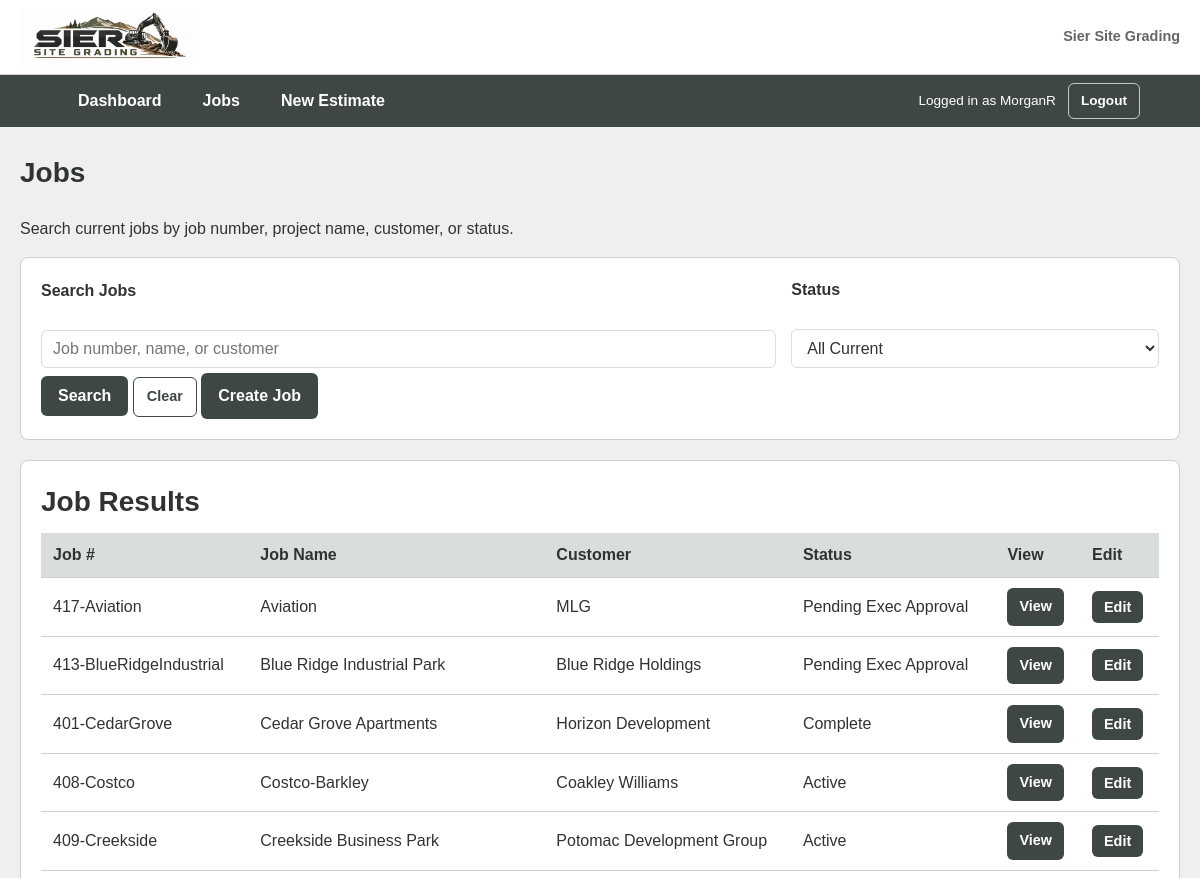
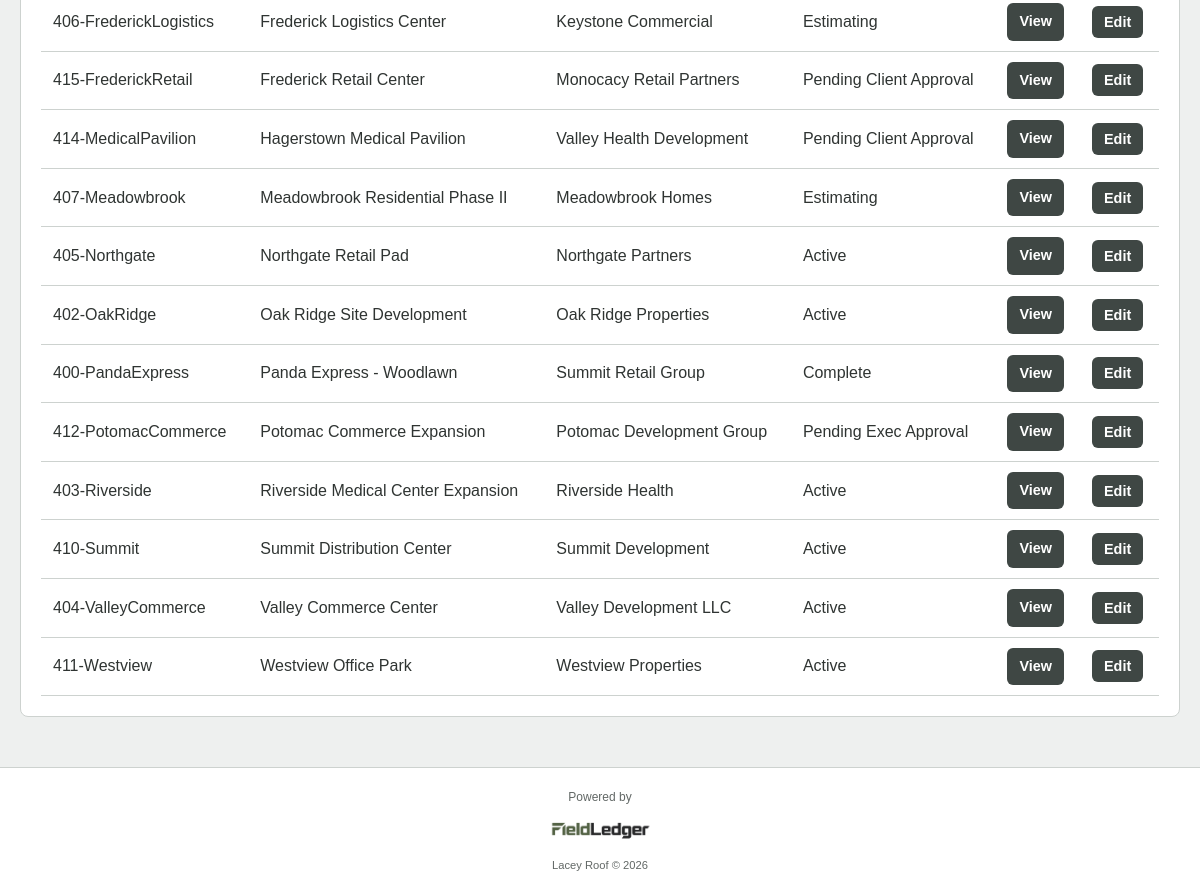
Page /Fieldledger/Views/jobs.php (signed in) on the committed database (2 pictures, top to bottom).
### tables this page shows
CREATE TABLE `jobs` (
  `job_id` int(11) NOT NULL,
  `job_number` varchar(25) DEFAULT NULL,
  `job_name` varchar(100) NOT NULL,
  `customer_name` varchar(100) NOT NULL,
  `address` varchar(150) DEFAULT NULL,
  `city` varchar(75) DEFAULT NULL,
  `state` char(2) DEFAULT NULL,
  `zip_code` varchar(10) DEFAULT NULL,
  `scope_description` text DEFAULT NULL,
  `status` varchar(25) NOT NULL DEFAULT 'Estimating',
  `completed_date` date DEFAULT NULL,
  `contract_value` decimal(12,2) DEFAULT NULL
);

### Fieldledger/Views/jobs.php (the view, shortened to what this page needs)
<?php
require_once '../Config/database.php';
$search = trim($_GET['search'] ?? "");
$status_filter = $_GET['status'] ?? "Current";
$sql = "SELECT * FROM jobs WHERE 1=1";
$sql .= " AND status NOT IN ('Declined', 'Archived')";
$sql .= " ORDER BY job_name";
$stmt = $conn->prepare($sql);
$stmt->execute();
$jobs = $stmt->get_result();
?>
<!DOCTYPE html>
<html lang="en">
<head>
    <link rel="stylesheet" href="../Assets/styles.css">
</head>
<body>
<?php require_once '../Assets/header.php'; ?>
<main>
    <section>
        <h2>Jobs</h2>
        <p>Search current jobs by job number, project name, customer, or status.</p>
    </section>
    <section class="panel">
        <form method="GET" action="jobs.php">
            <div class="job-search-filters">
                <div class="form-group">
                    <label for="search">Search Jobs</label>
                    <input type="text"
                           id="search"
                           name="search"
                           placeholder="Job number, name, or customer"
                           value="<?php echo htmlspecialchars($search); ?>">
                </div>
                <div class="form-group">
                    <label for="status">Status</label>
                    <select id="status" name="status">
                        <option value="Current" <?php if ($status_filter == "Current") echo "selected"; ?>>All Current</option>
                    </select>
                </div>
            </div>
            <button type="submit">Search</button>
            <a href="jobs.php" class="button secondary-button">Clear</a>
            <a href="add_estimate.php" class="button">Create Job</a>
        </form>
    </section>
    <section class="panel">
        <h2>Job Results</h2>
        <?php if ($jobs->num_rows > 0): ?>
            <table>
                <thead>
                    <tr>
                        <th>Job #</th>
                        <th>Job Name</th>
                        <th>Customer</th>
                        <th>Status</th>
                        <th>View</th>
                        <th>Edit</th>
                    </tr>
                </thead>
                <tbody>
                <?php while ($job = $jobs->fetch_assoc()): ?>
                    <tr>
                        <td><?php echo htmlspecialchars($job['job_number']); ?></td>
                        <td><?php echo htmlspecialchars($job['job_name']); ?></td>
                        <td><?php echo htmlspecialchars($job['customer_name']); ?></td>
                        <td><?php echo htmlspecialchars($job['status']); ?></td>
                        <td>
                            <a href="job_view.php?job_id=<?php echo $job['job_id']; ?>"
                               class="button table-button">View</a>
                        </td>
                        <td>
                            <form method="POST" action="jobs.php">
                                <button type="submit" name="edit" class="table-button">Edit</button>
                            </form>
                        </td>
                    </tr>
                <?php endwhile; ?>
                </tbody>
            </table>
        <?php else: ?>
            <p>No jobs found.</p>
        <?php endif; ?>
    </section>
</main>
<?php require_once '../Assets/footer.php'; ?>
</body>
</html>

### Fieldledger/Assets/styles.css (style rules this page uses)
:root { --text-dark: #2f3432; --text: #626866; --background: #eef0ef; --primary: #3f4744; --secondary: #d9dddb; --accent: #7f9973; --white: #ffffff; --border: #cdd2cf; --radius-sm: 6px; --radius-md: 8px; --radius-lg: 10px; --shadow-sm: 0 1px 3px rgba(47, 52, 50, 0.10); --page-width: 1200px; }
* { box-sizing: border-box; }
html { font-size: 100%; width: 100%; max-width: 100%; }
body { width: 100%; max-width: 100%; margin: 0; overflow-x: hidden; font-family: Calibri, Arial, sans-serif; font-size: 1rem; font-weight: 400; line-height: 1.5; background: var(--background); color: var(--text-dark); }
h1, h2, h3, h4, h5 { margin-top: 0; font-family: Calibri, Arial, sans-serif; font-weight: 700; color: var(--text-dark); }
h2 { font-size: 1.75rem; }
p { margin-top: 0; }
a { color: var(--primary); }
main, .container { width: calc(100% - 40px); max-width: var(--page-width); margin: 25px auto; }
.card, .panel { width: 100%; max-width: 100%; background: var(--white); padding: 20px; margin-bottom: 20px; border: 1px solid var(--border); border-radius: var(--radius-md); }
.card h3, .panel h2, .panel h3 { margin-bottom: 10px; }
.button, button { display: inline-block; padding: 10px 16px; background: var(--primary); color: var(--white); text-decoration: none; border: 1px solid transparent; border-radius: var(--radius-sm); cursor: pointer; font-family: Calibri, Arial, sans-serif; font-size: 1rem; font-weight: 700; }
.table-button { padding: 7px 11px; font-size: 0.9rem; }
.secondary-button { padding: 8px 13px; background: var(--white); color: var(--primary); border-color: var(--primary); font-size: 0.9rem; }
form { width: 100%; }
.form-group { margin-bottom: 5px; }
label { display: block; margin-bottom: 3ch; font-weight: 700; color: var(--text-dark); }
input, select, textarea { width: 100%; margin: 0; padding: 9px 11px; font-family: Calibri, Arial, sans-serif; font-size: 1rem; color: var(--text-dark); background: var(--white); border: 1px solid var(--secondary); border-radius: var(--radius-sm); }
table { width: 100%; border-collapse: collapse; background: var(--white); }
thead { background: var(--secondary); }
th { text-align: left; color: var(--text-dark); font-weight: 700; }
th, td { padding: 10px 12px; border-bottom: 1px solid var(--border); }
.job-search-filters { display: grid; grid-template-columns: 2fr 1fr; gap: 15px; align-items: end; }

### rows in the picture
jobs: job_number "417-Aviation", job_name "Aviation", customer_name "MLG", status "Pending Exec Approval"
jobs: job_number "413-BlueRidgeIndustrial", job_name "Blue Ridge Industrial Park", customer_name "Blue Ridge Holdings", status "Pending Exec Approval"
jobs: job_number "401-CedarGrove", job_name "Cedar Grove Apartments", customer_name "Horizon Development", status "Complete"
jobs: job_number "408-Costco", job_name "Costco-Barkley", customer_name "Coakley Williams", status "Active"
jobs: job_number "409-Creekside", job_name "Creekside Business Park", customer_name "Potomac Development Group", status "Active"
jobs: job_number "406-FrederickLogistics", job_name "Frederick Logistics Center", customer_name "Keystone Commercial", status "Estimating"
jobs: job_number "415-FrederickRetail", job_name "Frederick Retail Center", customer_name "Monocacy Retail Partners", status "Pending Client Approval"
jobs: job_number "414-MedicalPavilion", job_name "Hagerstown Medical Pavilion", customer_name "Valley Health Development", status "Pending Client Approval"
jobs: job_number "407-Meadowbrook", job_name "Meadowbrook Residential Phase II", customer_name "Meadowbrook Homes", status "Estimating"
jobs: job_number "405-Northgate", job_name "Northgate Retail Pad", customer_name "Northgate Partners", status "Active"
jobs: job_number "402-OakRidge", job_name "Oak Ridge Site Development", customer_name "Oak Ridge Properties", status "Active"
jobs: job_number "400-PandaExpress", job_name "Panda Express - Woodlawn", customer_name "Summit Retail Group", status "Complete"
jobs: job_number "412-PotomacCommerce", job_name "Potomac Commerce Expansion", customer_name "Potomac Development Group", status "Pending Exec Approval"
jobs: job_number "403-Riverside", job_name "Riverside Medical Center Expansion", customer_name "Riverside Health", status "Active"
jobs: job_number "410-Summit", job_name "Summit Distribution Center", customer_name "Summit Development", status "Active"
jobs: job_number "404-ValleyCommerce", job_name "Valley Commerce Center", customer_name "Valley Development LLC", status "Active"
jobs: job_number "411-Westview", job_name "Westview Office Park", customer_name "Westview Properties", status "Active"

### other values in the picture
$_SESSION['user_id'] "MorganR"
